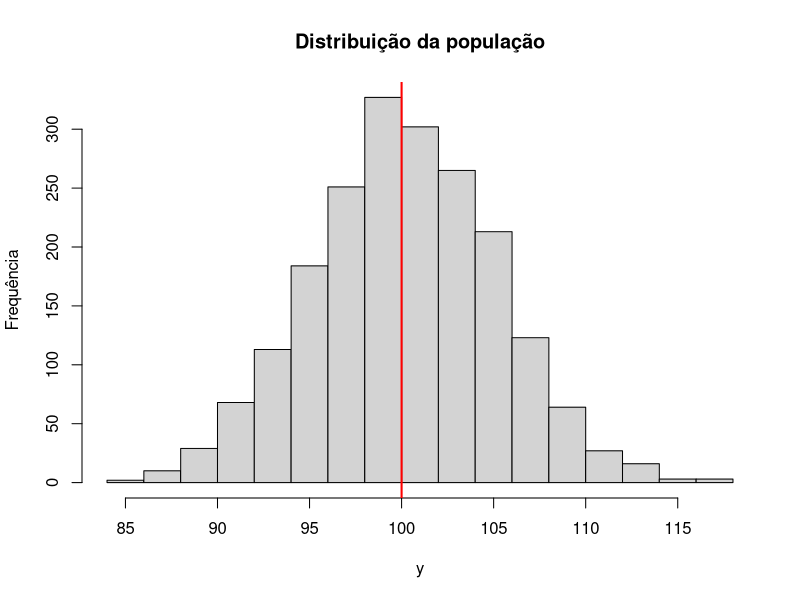
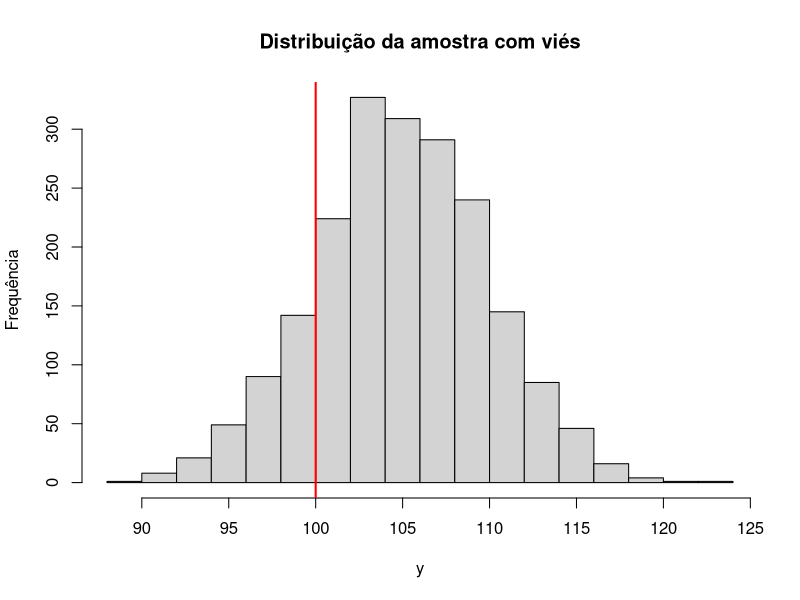

R code for these plots, in order:
## ---- chunk 1
set.seed(123)

# populacao
n <- 2000

# media
mu <- 100

# desvio padrao
sigma <- 5

# gerando a populacao
y <- rnorm(n, mu, sigma)

# histograma da distribuicao adicionando uma linha na media
hist(y, breaks = 20, main = "Distribuição da população", xlab = "y", ylab = "Frequência")
abline(v = mu, col = "red", lwd = 2)
## ---- chunk 2
# amostra
n <- 2000
mu <- 100
sigma <- 5

# amostra com viés
y_biased <- rnorm(n, mu + 5, sigma)

# histograma da distribuicao adicionando uma linha na media
hist(y_biased, breaks = 20, main = "Distribuição da amostra com viés", xlab = "y", ylab = "Frequência")
abline(v = mu, col = "red", lwd = 2)
